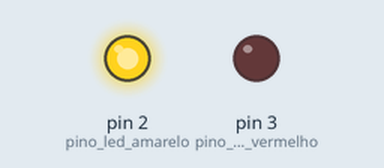
Simulated run of this sketch. Board: Arduino Uno, built with avr-gcc and run on an emulated ATmega328P. Parts: output pins drawn as LEDs (lit = HIGH).

Above: at 0.1 s.
Timing chart, 0 to 1.6 s (numbered marks = the images above):
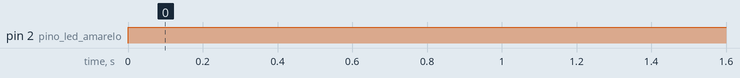

The sketch:

HortaVertical_v1.ino
```cpp
//Programa: Monitoracao de quadro verde usando Arduino - Oficina SESC Carmo - SP
//Autor: Paulo Barbeiro - adaptação de FILIPEFLOP
/**/

#define higroA0 A0
#define higroA1 A1
#define higroA2 A2
#define higroA3 A3
#define higroA4 A4


#define pino_led_vermelho 3
#define pino_led_amarelo 2
#define pino_led_verde 1

int valor_higroA0, valor_higroA1, valor_higroA2, valor_higroA3, valor_higroA4, valor_higroA5;
int media;

// Medir a variação de corrente em solo seco, moderado e umido, e configurar os valores abaixo:
int limite_seco = 800;      // maior que 800 é seco
int limite_moderado = 400;  // maior que 400 e menor que limite_seco, é moderado
int limite_umido = 0;       // maior que 0 e menor que limite_moderado, é umido


void setup()
{
  //Mostra o valor da porta analogica no serial monitor. Usar apenas para configuração.
  Serial.begin(9600);

  pinMode(higroA0, INPUT);
  pinMode(higroA1, INPUT);
  pinMode(higroA2, INPUT);
  pinMode(higroA3, INPUT);
  pinMode(higroA4, INPUT);

  pinMode(pino_led_vermelho, OUTPUT);
  pinMode(pino_led_amarelo, OUTPUT);
  pinMode(pino_led_verde, OUTPUT);

}

void loop()
{
  //Le o valor de umidade dos sensores: pinos de A0 a A4
  valor_higroA0 = analogRead(higroA0);
  valor_higroA1 = analogRead(higroA1);
  valor_higroA2 = analogRead(higroA2);
  valor_higroA3 = analogRead(higroA3);
  valor_higroA4 = analogRead(higroA4);

  //Calcula média de umidade entre todos os sensores
  media = valor_higroA0 + valor_higroA1 + valor_higroA2 + valor_higroA3 + valor_higroA4;
  media = media / 5;

  //Mostra o valor da porta analogica no serial monitor
  //Descomente as linhas abaixo para configurar o programa.
  //Comente as linhas abaixo para o uso final. Economia de energia.
  /*
  Serial.print("Medição dos sensores: A0: ");
  Serial.print(valor_higroA0);
  Serial.print(" - A1: ");
  Serial.print(valor_higroA1);
  Serial.print(" - A2: ");
  Serial.print(valor_higroA2);
  Serial.print(" - A3: ");
  Serial.print(valor_higroA3);
  Serial.print(" - A4: ");
  Serial.print(valor_higroA4);
  Serial.print(" - Média: ");
  Serial.println(media);//*/


  //Media :: Solo umido, acende o led verde
  if (media > limite_umido && media < limite_moderado){
    //Comando abaixo (Serial.println()) - Usar somente para configuração do sistema
    //Serial.println(" Status media: Solo umido");
    apagaleds();
    digitalWrite(pino_led_verde, HIGH);
  }
  else if (media > limite_moderado && media < limite_seco){
    //Comando abaixo (Serial.println()) - Usar somente para configuração do sistema
    //Serial.println(" Status media: Umidade moderada");
    apagaleds();
    digitalWrite(pino_led_amarelo, HIGH);
  }
  else if (media > limite_seco && media < 1024){
    //Comando abaixo (Serial.println()) - Usar somente para configuração do sistema
    //Serial.println(" Status media: Solo seco");
    apagaleds();
    digitalWrite(pino_led_vermelho, HIGH);
  }

  // VERIFICAÇÃO DA UMIDADE
  // Definir o intervalo de verificações. Deixar apenas uma das opções descomentada.
  // 1- a cada segundo
  // delay(1000);

  // 2- a cada minuto
  //delay(60000);

  // 3- a cada hora
  delay(60000*60);

  // 4- uma vez ao dia:
  //delay(86400*1000);
}

void apagaleds()
{
  digitalWrite(pino_led_vermelho, LOW);
  digitalWrite(pino_led_amarelo, LOW);
  digitalWrite(pino_led_verde, LOW);
}
```

Measured:
- by itself, pin 2 (pino_led_amarelo): LOW → HIGH at 0.00 s
